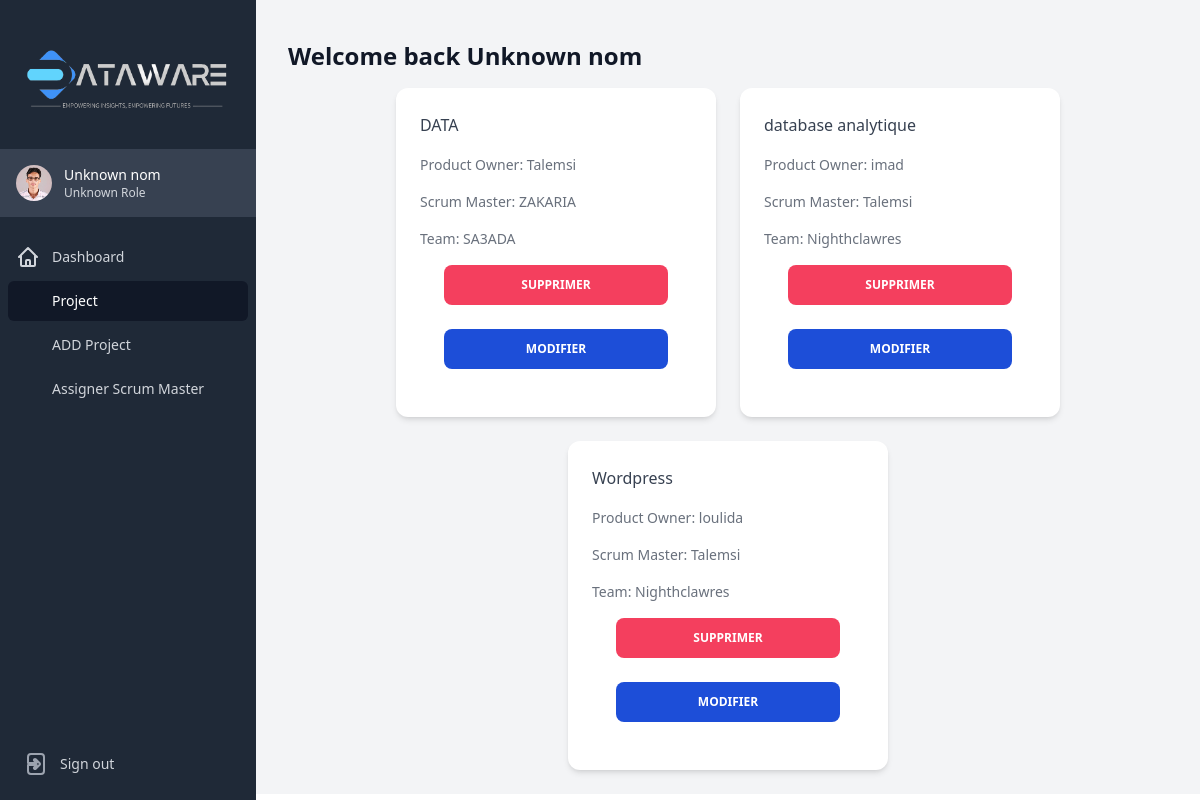
Page /productowner/project.php on the committed database.
### tables this page shows
CREATE TABLE `projects` (
  `ProjectID` int(11) NOT NULL,
  `ProjectName` varchar(100) NOT NULL,
  `ProductOwnerID` int(11) DEFAULT NULL
);

CREATE TABLE `users` (
  `ID_User` int(11) NOT NULL,
  `Nom` varchar(50) NOT NULL,
  `Prenom` varchar(50) NOT NULL,
  `Email` varchar(50) DEFAULT NULL,
  `Tel` varchar(50) DEFAULT NULL,
  `PasswordU` varchar(255) NOT NULL,
  `UserRole` varchar(20) NOT NULL DEFAULT 'User',
  `Image` varchar(255) DEFAULT NULL
);

CREATE TABLE `teams` (
  `TeamID` int(11) NOT NULL,
  `TeamName` varchar(100) NOT NULL,
  `ScrumMasterID` int(11) DEFAULT NULL
);

### productowner/project.php (the view, shortened to what this page needs)
<?php
global $pdo;
$role = isset($_SESSION["role"]) ? $_SESSION["role"] : "Unknown Role";
$name = isset($_SESSION["nom"]) ? $_SESSION["nom"] : "Unknown nom";
$sql = "SELECT p.ProjectID, p.ProjectName, uProductOwner.Nom AS ProductOwner, uScrumMaster.Nom AS ScrumMaster,t.TeamName
FROM projects p LEFT JOIN users uProductOwner ON p.ProductOwnerID = uProductOwner.ID_USer
LEFT JOIN projectteams pt ON p.ProjectID = pt.ProjectID
LEFT JOIN Teams t ON pt.TeamID = t.TeamID
LEFT JOIN users uScrumMaster ON t.ScrumMasterID = uScrumMaster.ID_User";
$stmt = $pdo->prepare($sql);
if (!$stmt->execute()) {
    die("Error executing statement: " . $stmt->errorInfo());
}
$stmt->bindColumn('ProjectID', $projectID);
$stmt->bindColumn('ProjectName', $projectName);
$stmt->bindColumn('ProductOwner', $productOwner);
$stmt->bindColumn('ScrumMaster', $scrumMaster);
$stmt->bindColumn('TeamName', $teamName);
$projects = [];
while ($stmt->fetch(PDO::FETCH_BOUND)) {
    $projects[] = [
        'ProjectID' => $projectID,
        'ProjectName' => $projectName,
        'ProductOwner' => $productOwner,
        'ScrumMaster' => $scrumMaster,
        'TeamName' => $teamName,
    ];
}
?>
<!DOCTYPE html>
<html lang="en">
<head>
  <script src="https://cdn.tailwindcss.com"></script>
</head>
<body>
<div class="min-h-[640px] bg-gray-100 h">
  <div x-data="{ open: false }" @keydown.window.escape="open = false">
    <div id="sidebar" class="hidden fixed w-full md:flex md:w-64 md:flex-col md:fixed md:inset-y-0">
      <div class="flex-1 flex flex-col min-h-0 bg-gray-800">
        <div class="flex-1 flex flex-col pt-5 pb-4 overflow-y-auto">
          <div class="flex items-center flex-shrink-0 px-4">
            <img class="h-full w-full" src="../img/white.png" alt="Workflow">
          </div>
          <div class="flex-shrink-0 flex bg-gray-700 p-4 mt-4">
          <a href="#" class="flex-shrink-0 w-full group block">
            <div class="flex items-center">
              <div>
                <img class="inline-block h-9 w-9 rounded-full" src="../img/moi.jpg" alt="profile">
              </div>
              <div class="ml-3">
                <p class="text-sm font-medium text-white">
                <?php
                                if (isset($name)) {
                                    echo $name ;
                                } else {
                                    echo "Unknown nom";
                                }
                                ?>
                </p>
                <p class="text-xs font-medium text-gray-300 group-hover:text-gray-200">
                <?php
                                if (isset($role)) {
                                    echo $role;
                                } else {
                                    echo "Unknown Role";
                                }
                                ?>
                </p>
              </div>
            </div>
          </a>
        </div>
          <nav class="mt-5 flex-1 px-2 space-y-1">
              <a href="dashboardP.php" class="text-gray-300 hover:bg-gray-700 hover:text-white group flex items-center px-2 py-2 text-sm font-medium rounded-md" x-state:on="Current" x-state:off="Default" x-state-description="Current: &quot;bg-gray-900 text-white&quot;, Default: &quot;text-gray-300 hover:bg-gray-700 hover:text-white&quot;">
                Dashboard
              </a>
              <a href="Project.php" class="bg-gray-900 text-white group flex items-center px-2 py-2 text-sm font-medium rounded-md" x-state-description="undefined: &quot;bg-gray-900 text-white&quot;, undefined: &quot;text-gray-300 hover:bg-gray-700 hover:text-white&quot;">
                Project
              </a>
              <a href="ajouterP.php" class="text-gray-300 hover:bg-gray-700 hover:text-white group flex items-center px-2 py-2 text-sm font-medium rounded-md" x-state-description="undefined: &quot;bg-gray-900 text-white&quot;, undefined: &quot;text-gray-300 hover:bg-gray-700 hover:text-white&quot;">
                ADD Project
              </a>
              <a href="AssignerScrum.php" class="text-gray-300 hover:bg-gray-700 hover:text-white group flex items-center px-2 py-2 text-sm font-medium rounded-md" x-state-description="undefined: &quot;bg-gray-900 text-white&quot;, undefined: &quot;text-gray-300 hover:bg-gray-700 hover:text-white&quot;">
                Assigner Scrum Master
              </a>
          </nav>
        </div>
        <div class=" flex  p-4">
           <a href="../Login.php" class="text-gray-300 hover:bg-gray-700 hover:text-white group flex items-center px-2 py-2 text-sm font-medium rounded-md" x-state-description="undefined: &quot;bg-gray-900 text-white&quot;, undefined: &quot;text-gray-300 hover:bg-gray-700 hover:text-white&quot;">
                Sign out
              </a>
        </div>
      </div>
    </div>
<div class="md:pl-64 flex flex-col flex-1">
      <main class="flex-1">
        <div class="py-6">
          <div class="max-w-7xl mx-auto px-4 sm:px-6 lg:px-8 my-4">
            <h1 class="text-2xl font-semibold text-gray-900">Welcome back
                 <?php
                                if (isset($name )) {
                                    echo $name ;
                                } else {
                                    echo "Unknown nom";
                                }
                                ?></h1>
          </div>
<div class="max-w-7xl mx-auto px-4 sm:px-6 lg:px-8 flex flex-wrap justify-center gap-6">
    <?php foreach ($projects as $project): ?>
        <div class="relative flex flex-col text-gray-700 bg-white shadow-md w-80 rounded-xl bg-clip-border">
            <div class="p-6">
                <div class="mb-4">
                    <p class="block font-sans text-base antialiased font-medium leading-relaxed text-blue-gray-900"><?= $project['ProjectName'] ?></p>
                </div>
                <div class="mb-4">
                    <p class="block font-sans text-sm antialiased font-normal leading-normal text-gray-700 opacity-75">
                        Product Owner: <?= $project['ProductOwner'] ?>
                    </p>
                </div>
                <div class="mb-4">
                    <p class="block font-sans text-sm antialiased font-normal leading-normal text-gray-700 opacity-75">
                        Scrum Master: <?= $project['ScrumMaster'] ?>
                    </p>
                </div>
                <div class="mb-4">
                    <p class="block font-sans text-sm antialiased font-normal leading-normal text-gray-700 opacity-75">
                        Team: <?= $project['TeamName'] ?>
                    </p>
                </div>
                   <div class="p-6 pt-0">
                           <a href="supprimer.php?id=<?= $project['ProjectID'] ?>" class="block w-full select-none rounded-lg bg-rose-500 py-3 px-6 text-center align-middle font-sans text-xs font-bold uppercase text-white transition-all hover:scale-105 focus:scale-105 focus:opacity-[0.85] active:scale-100 active:opacity-[0.85] disabled:pointer-events-none disabled:opacity-50 disabled:shadow-none">Supprimer</a>
                        </div>
                    <div class="p-6 pt-0">
                           <a href="modifier.php?id=<?= $project['ProjectID'] ?>" class="block w-full select-none rounded-lg bg-blue-700 py-3 px-6 text-center align-middle font-sans text-xs font-bold uppercase text-white transition-all hover:scale-105 focus:scale-105 focus:opacity-[0.85] active:scale-100 active:opacity-[0.85] disabled:pointer-events-none disabled:opacity-50 disabled:shadow-none">Modifier</a>
                    </div>
            </div>
        </div>
    <?php endforeach; ?>
</div>
      </main>
    </div>
  </div>
  </div>
</body>
</html>

### rows in the picture
projects: ProjectName "DATA", ProductOwnerID.Nom "Talemsi", users.Nom "ZAKARIA", teams.TeamName "SA3ADA"
projects: ProjectName "database analytique", ProductOwnerID.Nom "imad", users.Nom "Talemsi", teams.TeamName "Nighthclawres"
projects: ProjectName "Wordpress", ProductOwnerID.Nom "loulida", users.Nom "Talemsi", teams.TeamName "Nighthclawres"

### other values in the picture
$name "Unknown nom"
$role "Unknown Role"
